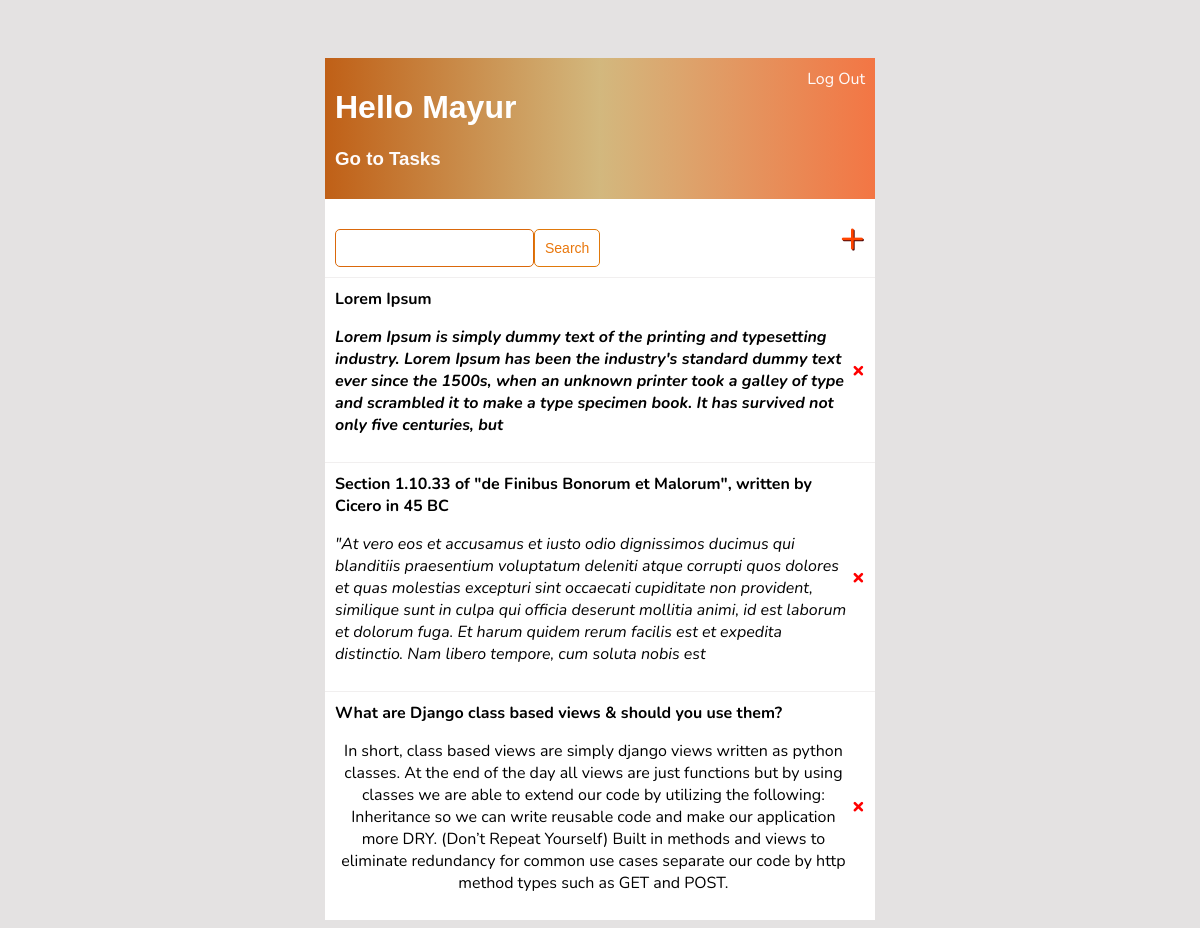
Screenshot of /notes/ (signed in) with the database file from the repository.
### base/models.py (models this page shows)
class Note(models.Model):
    user = models.ForeignKey(User, on_delete=models.CASCADE, null=True, blank=True)
    title = models.CharField(max_length=200)
    description = FroalaField()
    created = models.DateTimeField(auto_now_add=True)
    def __str__(self):
        return self.title

### base/views.py (the view)
# urls.py: path('notes/', NotesList.as_view(), name = 'notes'),
class NotesList(LoginRequiredMixin, ListView):
    model = Note
    context_object_name = 'notes'
    def get_context_data(self, **kwargs):
        context = super().get_context_data(**kwargs)
        context['notes'] =  context['notes'].filter(user=self.request.user)
        search_input = self.request.GET.get('search-area') or ''
        if search_input:
            context['notes'] = context['notes'].filter(title__icontains = search_input)
        context['search_input'] = search_input
        return context

### base/templates/base/note_list.html (shortened to what this page needs)
{% extends 'base/main.html' %}
{% block content %}
<!DOCTYPE html>
<html lang="en">
<head>
</head>
<body>
    <div class="header-bar">
        <div>
            <h1>Hello {{request.user|title}}</h1>
            <h3><a href="{% url 'tasks'%}">Go to Tasks</a></h3>
        </div>
        {% if request.user.is_authenticated %}
        <a href="{% url 'logout' %}">Log Out</a>
        {% else %}
        <a href="{% url 'login' %}">Log In</a>
        {% endif %}
    </div>
    <div id="search-add-wrapper">
        <form method="GET" style="margin-top: 20px;display: flex;">
            <input type="text" name="search-area" value="{{search_input}}">
            <input class="button" type="submit" value="Search">
        </form>
        <a id= "add-link" href = "{% url 'note-create' %}">&#43;</a>
    </div>
    <div class="task-items-wrapper">
        {% for note in notes %}
            <div class="note-wrapper">
                    <div class="note-title">
                        <b><a href="{% url 'note-update' note.id %}">{{note}}</a></b>
                        <p>{{ note.description|safe }}</p>
                    </div>
                <a class="delete-link" href = "{% url 'note-delete' note.id %}">&#215;</a>
            </div>
        {% endfor %}
    </div>
</body>
</html>
{% endblock content %}

### base/templates/base/main.html (style rules this page uses)
body { background-color: hsl(0, 5%, 89%); font-family: 'Nunito', sans-serif; padding-top: 50px; }
h1,h2,h3,h4,h5,h6 { font-family: 'Raleway', sans-serif; }
a,p { color: hsl(0, 2%, 58%); }
.header-bar { display: flex; justify-content: space-between; color: white; padding: 10px; background: linear-gradient(90deg, hsl(26, 79%, 42%), hsl(41, 49%, 66%),hsl(17, 88%, 61%) 100%) }
.header-bar a { color: hsl(0, 50%, 99%); text-decoration: none; }
.note-wrapper { display: flex; align-items: center; justify-content: space-between; padding: 10px; background-color: hsl(0, 0%, 100%); border-top: 1px solid hsl(0, 7%, 94%); }
.note-title { display: inline-block; }
.note-title a,p { text-decoration: none; color: hsl(0, 0%, 0%); }
.delete-link { text-decoration: none; font-weight: 900; color: red; font-size: 22px; line-height: 0; }
#search-add-wrapper { display: flex; justify-content: space-between; align-items: center; padding: 10px; }
#add-link { color: hsl(16, 100%, 50%); text-decoration: none; font-size: 42px; text-shadow: 1px 1px hsl(0, 78%, 17%); }
input[type=text], input[type=password], textarea { border: 1px solid hsl(27, 90%, 45%); border-radius: 5px; padding: 10px; width: 90%; }
.button { border: 1px solid hsl(31, 91%, 46%); background-color: rgb(255, 255, 255); color: hsl(29, 90%, 48%); padding: 10px; font-size: 14px; border-radius: 5px; cursor: pointer; text-decoration:none; }

### rows the page displays
Note: title "Lorem Ipsum", description "Lorem Ipsum is simply dummy text of the printing and typesetting industry. Lorem Ipsum has been the industry's standard dummy text ever since the 1500s, when an unknown printer took a galley of type and scrambled it to make a type specimen book. It has survived not only five centuries, but"
Note: title "Section 1.10.33 of \"de Finibus Bonorum et Malorum\", written by Cicero in 45 BC", description "\"At vero eos et accusamus et iusto odio dignissimos ducimus qui blanditiis praesentium voluptatum deleniti atque corrupti quos dolores et quas molestias excepturi sint occaecati cupiditate non provident, similique sunt in culpa qui officia deserunt mollitia animi, id est laborum et dolorum fuga. Et harum quidem rerum facilis est et expedita distinctio. Nam libero tempore, cum soluta nobis est"
Note: title "What are Django class based views & should you use them?", description "In short, class based views are simply django views written as python classes. At the end of the day all views are just functions but by using classes we are able to extend our code by utilizing the following: Inheritance so we can write reusable code and make our application more DRY. (Don’t Repeat Yourself) Built in methods and views to eliminate redundancy for common use cases separate our code by http method types such as GET and POST."

### other values shown
{{ request.user|title }} "Mayur"
